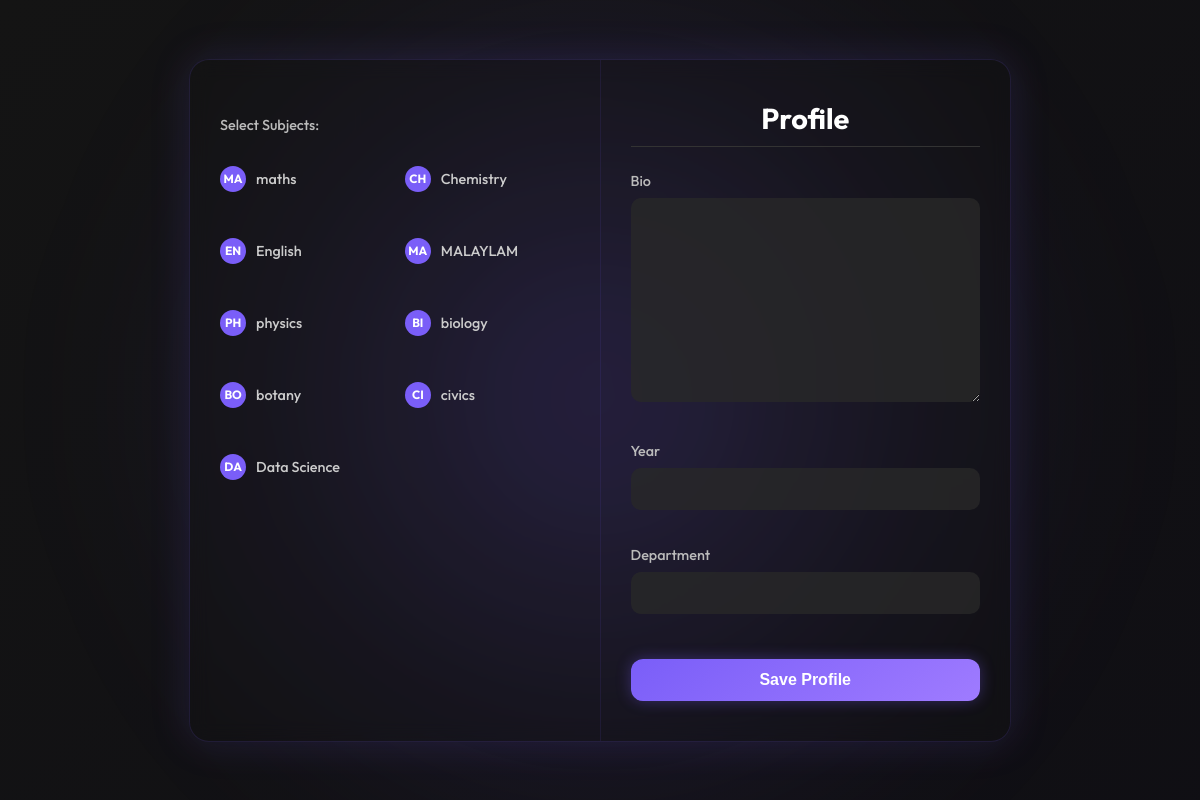
Page /create-profile/ (signed in) on the committed database.
### core/models.py (models this page shows)
class Course(models.Model):
    name = models.CharField(max_length=100)
    def __str__(self):
        return self.name

### core/views.py (the view)
# urls.py: path('create-profile/', views.create_profile, name='create_profile'),
@login_required
def create_profile(request):
    if request.method == 'POST':
        form = UserProfileForm(request.POST)
        if form.is_valid():
            profile = form.save(commit=False)
            profile.user = request.user
            profile.save()
            form.save_m2m()
            return redirect('dashboard')
    else:
        form = UserProfileForm()
    return render(request, 'profile/create_profile.html', {'form': form})

### core/forms.py
class UserProfileForm(forms.ModelForm):
    class Meta:
        model = UserProfile
        fields = ['bio', 'year', 'department', 'subjects']
        widgets = {
            'subjects': forms.CheckboxSelectMultiple,  # Enables multi-select with checkboxes
        }

### core/templates/profile/create_profile.html (shortened to what this page needs)
<!DOCTYPE html>
<html lang="en">
<head>
</head>
<body>
<div class="gradient-overlay"></div>
<div class="stars"></div>
<div class="center-glow"></div>
<form method="post">
  <div class="profile-container">
    <div class="left-panel">
      <label>Select Subjects:</label>
      <div class="subject-chips">
        {% for checkbox in form.subjects %}
          <label class="chip">
            <span class="chip-icon">{{ checkbox.choice_label|slice:":2"|upper }}</span>
            {{ checkbox.choice_label }}
          </label>
        {% endfor %}
      </div>
    </div>
    <div class="right-panel">
      <h2>{{ mode }} Profile</h2>
      <label for="{{ form.bio.id_for_label }}">{{ form.bio.label }}</label>
      {{ form.bio }}
      <label for="{{ form.year.id_for_label }}">{{ form.year.label }}</label>
      {{ form.year }}
      <label for="{{ form.department.id_for_label }}">{{ form.department.label }}</label>
      {{ form.department }}
      <button type="submit">Save Profile</button>
    </div>
  </div>
</form>
</body>
</html>

### core/templates/profile/create_profile.html (style rules this page uses)
* { margin: 0; padding: 0; box-sizing: border-box; }
body { font-family: 'Outfit', sans-serif; background-color: #0d0d0d; color: #fff; min-height: 100vh; display: flex; align-items: center; justify-content: center; padding: 50px 20px; }
.gradient-overlay, .stars, .center-glow { position: fixed; inset: 0; z-index: -5; pointer-events: none; }
.gradient-overlay { background: linear-gradient(135deg, rgba(255,255,255,0.03), rgba(122,94,248,0.03)); }
.stars { background-image: radial-gradient(#ffffff22 0.5px, transparent 0.5px); background-size: 20px 20px; opacity: 0.05; }
.center-glow::before { content: ''; position: absolute; top: 50%; left: 50%; width: 1000px; height: 1000px; background: radial-gradient(circle, rgba(122, 94, 248, 0.3), rgba(122, 94, 248, 0.1), transparent 70%); transform: translate(-50%, -50%); filter: blur(80px); animation: pulseGlow 6s ease-in-out infinite; z-index: -1; }
.profile-container { display: flex; max-width: 1000px; width: 100%; border-radius: 20px; overflow: hidden; background: rgba(20, 20, 20, 0.25); border: 1px solid rgba(122, 94, 248, 0.15); box-shadow: 0 0 40px rgba(122, 94, 248, 0.15); backdrop-filter: blur(10px); animation: fadeInPanel 0.6s ease; }
.left-panel, .right-panel { padding: 40px 30px; flex: 1; }
.left-panel { border-right: 1px solid rgba(122,94,248,0.1); }
.right-panel h2 { font-size: 1.8rem; margin-bottom: 25px; text-align: center; border-bottom: 1px solid #333; padding-bottom: 10px; }
label { display: block; margin: 16px 0 8px; font-size: 0.9rem; color: #bbb; font-weight: 500; }
input[type="text"], select, textarea { width: 100%; padding: 12px; margin-bottom: 20px; border: none; border-radius: 10px; background: rgba(40, 40, 40, 0.8); color: #fff; font-size: 1rem; }
.subject-chips { display: grid; grid-template-columns: repeat(2, 1fr); gap: 10px 20px; margin-top: 10px; }
.chip { display: flex; align-items: center; padding: 6px 0; background: transparent; border: none; color: #ccc; font-size: 0.9rem; font-weight: 500; cursor: pointer; user-select: none; }
.chip-icon { display: inline-flex; justify-content: center; align-items: center; background: #7a5ef8; color: #fff; font-weight: 700; font-size: 0.75rem; width: 26px; height: 26px; border-radius: 50%; margin-right: 10px; }
button { margin-top: 25px; width: 100%; padding: 12px; background: linear-gradient(145deg, #7a5ef8, #9f7bff); border: none; border-radius: 12px; color: white; font-weight: bold; font-size: 1rem; cursor: pointer; box-shadow: 0 0 15px #7a5ef855; transition: all 0.3s ease; }

### rows in the picture
Course: choice_label "MA", choice_label "maths"
Course: choice_label "CH", choice_label "Chemistry"
Course: choice_label "EN", choice_label "English"
Course: choice_label "MA", choice_label "MALAYLAM"
Course: choice_label "PH", choice_label "physics"
Course: choice_label "BI", choice_label "biology"
Course: choice_label "BO", choice_label "botany"
Course: choice_label "CI", choice_label "civics"
Course: choice_label "DA", choice_label "Data Science"
